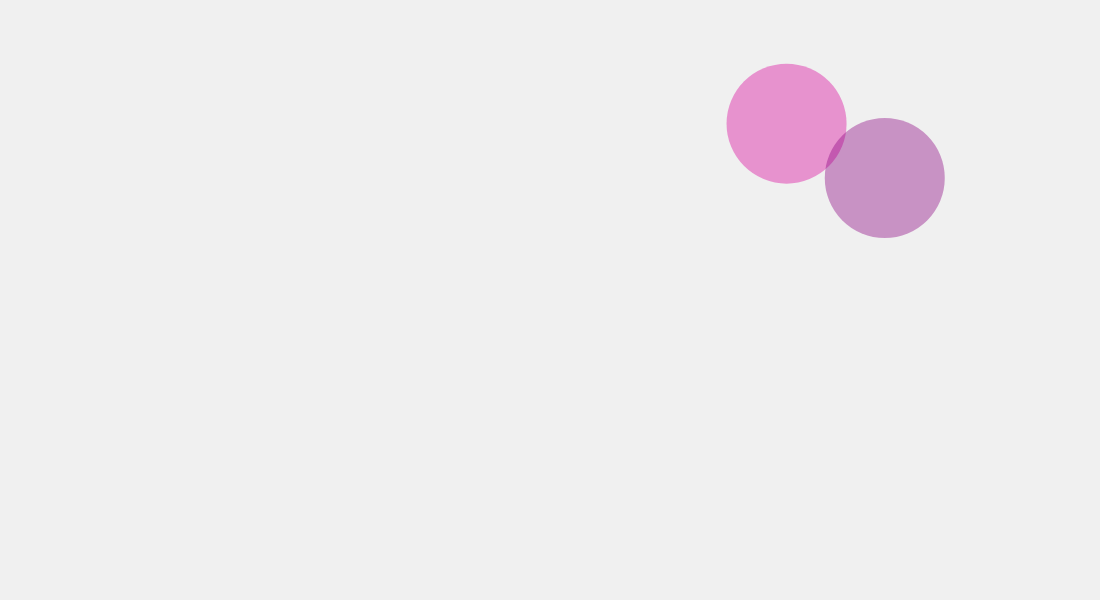
Frame 1 (no input)
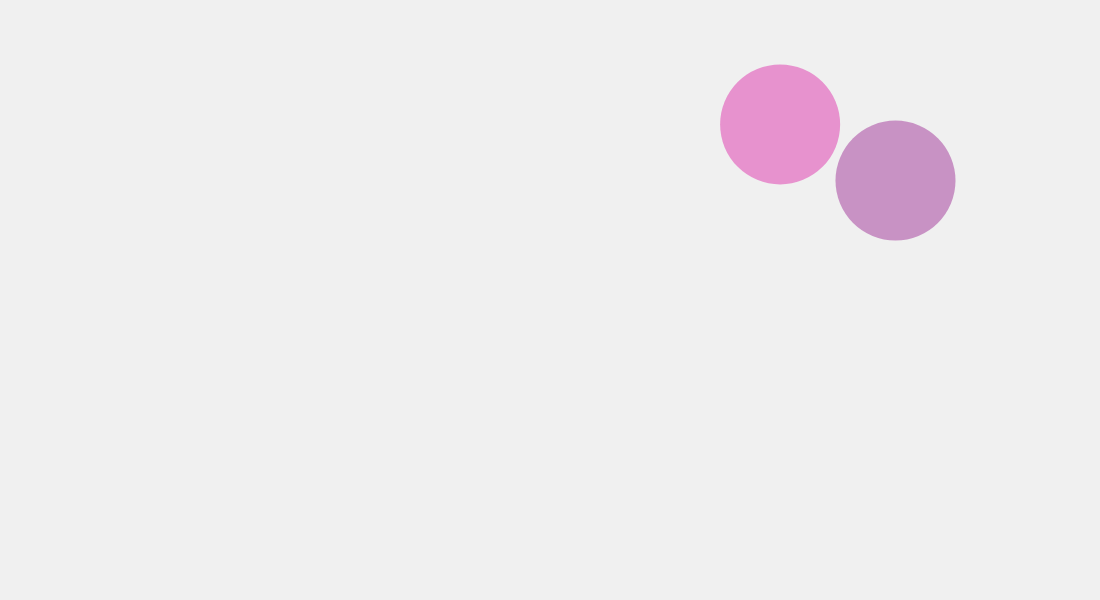
Frame 60 (no input)
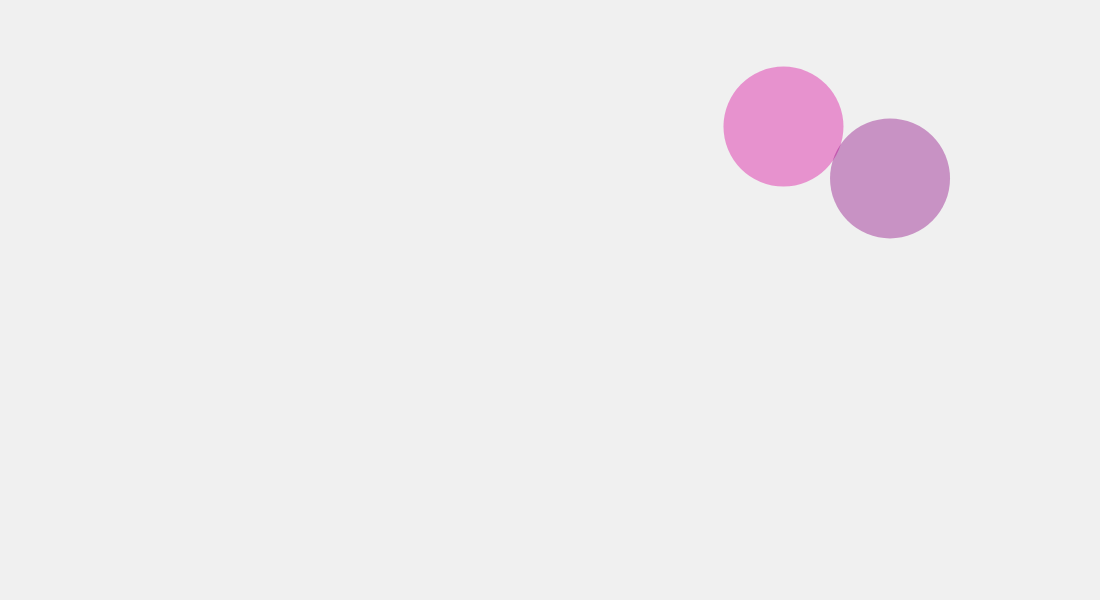
Frame 120 (the mouse pressed at the canvas centre since frame 60)

The p5.js sketch that drew these frames (run headless with seeded random() and noise() and a simulated clock; from frame 60 on, the mouse is pressed at the canvas centre):

// p5.js sketch
// ── sketch.js
var cells = [];

function setup() {
  createCanvas(window.innerWidth - 100, 600);
  cells.push(new Cell());
  cells.push(new Cell());

}

function draw() {
  background(240);
  for(var i = 0; i < cells.length; i++) {
    cells[i].move();
    cells[i].show();
  }
}

function mousePressed() {
  for(var i = cells.length-1; i >= 0; i--) {
    if(cells[i].clicked(mouseX, mouseY)) {
      cells.push(cells[i].mitosis());
      cells.push(cells[i].mitosis());
      cells.splice(i, 1);
    }
  }
}

// ── cell.js
function Cell(pos, r, c) {
    if (pos) {
      this.pos = pos.copy();
    } else {
      this.pos = createVector(random(width), random(height));
    }
    this.r = r || 120;
    this.c = c || color(random(100,255), 0, random(100,255), 100);

    this.clicked = function(x, y) {
      var d = dist(this.pos.x, this.pos.y, x, y);
      if (d < this.r) {
        return true;
      } else {
        return false;
      }
    }

    this.mitosis = function() {
      //this.pos.x += random(-this.r, this.r);
      var cell = new Cell(this.pos, this.r*0.8, this.c);
      return cell;
    }

    this.move = function() {
      var vel = p5.Vector.random2D();
      this.pos.add(vel);

    }

    this.show = function() {
      noStroke();
      fill(this.c);
      ellipse(this.pos.x, this.pos.y, this.r, this.r);
    }
}

// ── style.css
body {
  align-items: center;
  text-align: center;
  margin-left: auto;
  margin-right: auto;
  padding-bottom: 50px;
}

h1 {
  font-size: 36px;
  font-family: "Lato", sans-serif;
}
